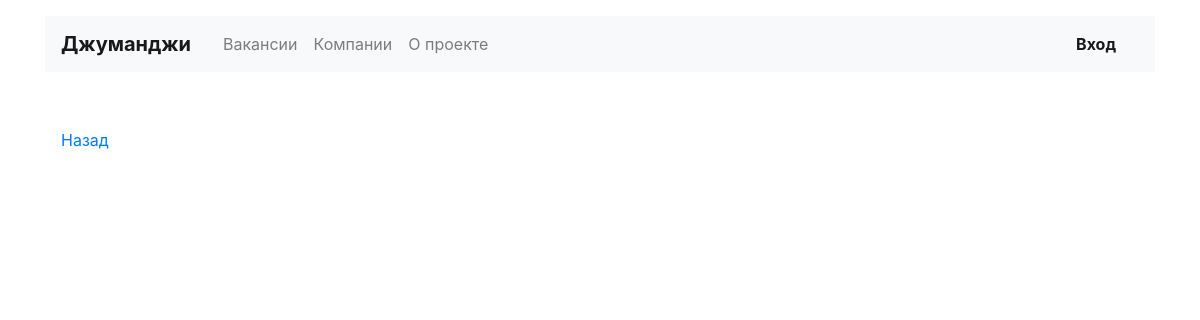
/companies/10, run on an earlier commit of the app's database.
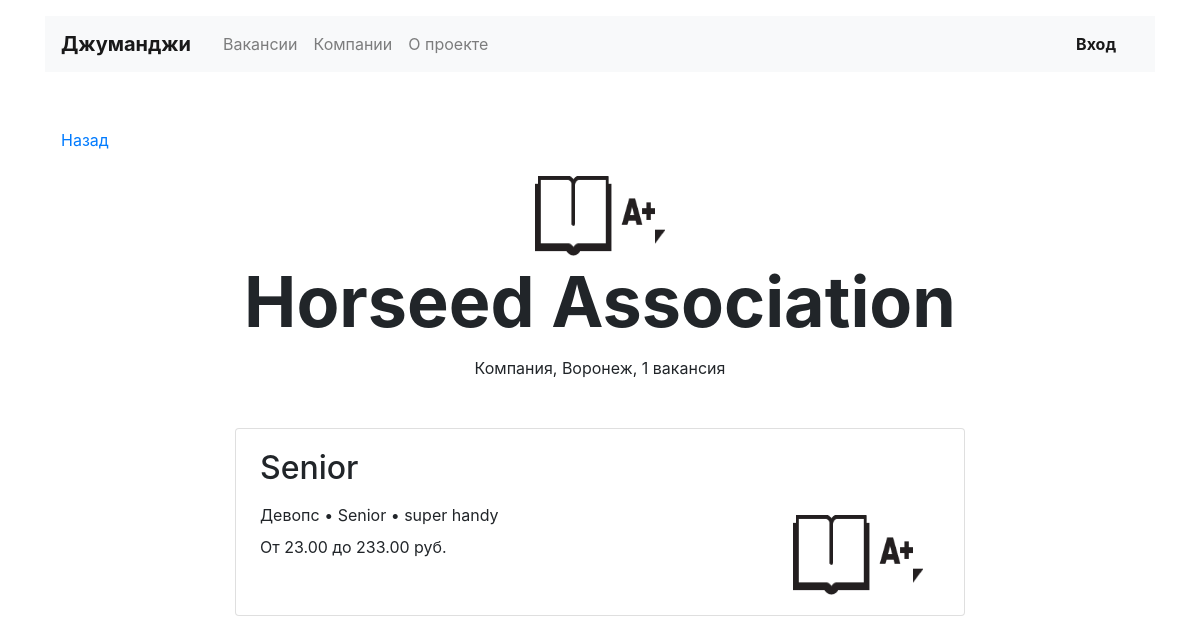
And on a later commit of the database.
### vacancies/models.py (models this page shows, shortened)
class Vacancy(models.Model):
    title = models.CharField(max_length=15)
    specialty = models.ForeignKey(Specialty, related_name="vacancies", on_delete=models.CASCADE)
    company = models.ForeignKey(Company, related_name="vacancies", on_delete=models.CASCADE)
    skills = models.CharField(max_length=225)
    description = models.TextField()
    salary_min = models.DecimalField(max_digits=20, decimal_places=2)
    salary_max = models.DecimalField(max_digits=20, decimal_places=2)
    published_at = models.DateField(null=True)
    class Meta:
        verbose_name_plural = 'Vacancies'

class Company(models.Model):
    name = models.CharField(max_length=50)
    location = models.CharField(max_length=30)
    logo = models.ImageField(upload_to='images/logo/')
    description = models.TextField()
    employee_count = models.IntegerField()
    owner = models.OneToOneField(User, null=True, on_delete=models.PROTECT, related_name='company')
    class Meta:
        verbose_name_plural = 'Companies'

class Specialty(models.Model):
    code = models.CharField(max_length=30)
    title = models.CharField(max_length=30)
    picture = models.ImageField(upload_to='images/pics/')
    pass
    class Meta:
        verbose_name_plural = 'Specialties'

### vacancies/views.py (the view)
# urls.py: path('companies/<int:id>', CompanyView.as_view(), name='company'),
class CompanyView(TemplateView):
    model = Vacancy
    model = Company
    template_name = 'company.html'
    def get_context_data(self, id, **kwargs):
        context = super().get_context_data()
        company = get_object_or_404(Company, id=id)
        context['vacancies'] = Vacancy.objects.filter(company=company).select_related('company', 'specialty')
        return context

### vacancies/templates/company.html
{% extends 'base.html' %}
{% block content %}
    <main class="container mt-3">
        <div class="navbar mt-5">
            <p><a href="/">Назад</a></p>
        </div>
        <section>
            <div class="text-center">{% for vacancy in vacancies %}
                <img src="{{ MEDIA_URL }}{{ vacancy.company.logo.url }}" width="130" height="80" alt="">
                </div>
                <h1 class="h1 text-center mx-auto mt-0 pt-1" style="font-size: 70px;">
                    <strong>{{ vacancy.company.name }}</strong></h1>
                <p class="text-center pt-1">Компания, {{ vacancy.company.location }}, {{ vacancies.count }} вакансия</p>
                <div class="row mt-5">
                    <div class="col-12 col-lg-8 offset-lg-2 m-auto">
                        <div class="card mb-4">
                            <div class="card-body px-4">
                                <div class="row">
                                    <div class="col-12 col-md-8 col-lg-9">
                                        <h2 class="h2 pb-2">{{ vacancy.title|capfirst }}</h2>
                                        <p class="mb-2">{{ vacancy.specialty.title }} • {{ vacancy.title|capfirst }}
                                            • {{ vacancy.skills|join:"" }}</p>
                                        <p>От {{ vacancy.salary_min }} до {{ vacancy.salary_max }} руб.</p>
                                        <p class="text-muted pt-1">{{ vacancy.published_at|date:'d E' }}</p>
                                    </div>
                                    <div class="col-12 col-md-4 col-lg-3 d-flex align-items-end">
                                        <img src="{{ MEDIA_URL }}{{ vacancy.company.logo.url }}" width="130" height="80" alt="">
                                    </div>
                                </div>
                            </div>
                        </div>
                    </div>
                </div>{% endfor %}
        </section>
    </main>
{% endblock %}

What changed in the data, as far as the page shows it:
added Vacancy: company.logo (picture), company.name "Horseed Association", company.location "Воронеж", count "1", title "Senior", specialty "Девопс", skills "super handy", salary_min "23.00", salary_max "233.00"
